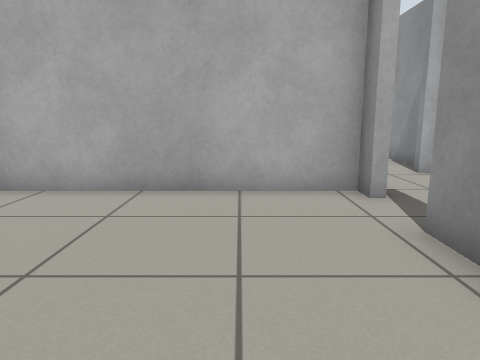
View 1 (above)

24 first-person views from a walk through a robot-simulator world made for Gazebo. The camera is 0.72 m above the floor, tilts 10° down and sees 70° across. The floor is counted in squares, 0.5 m on a side. Each view is taken from the middle of a square. On the plan, view 1 faces up. The plan holds only what a view shows up to about 15 squares ahead; the rest is blank. The place goes on beyond the plan.

View 2
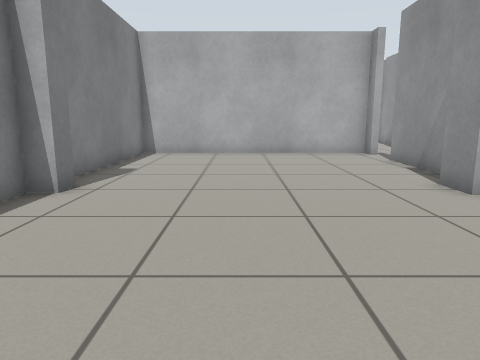

View 3
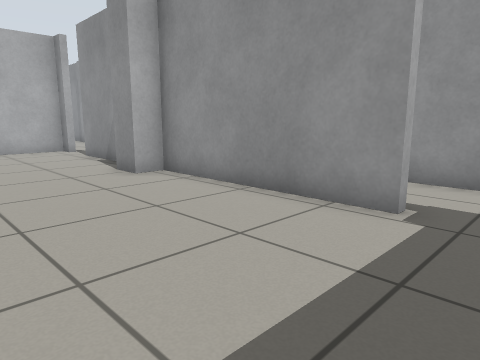

View 4
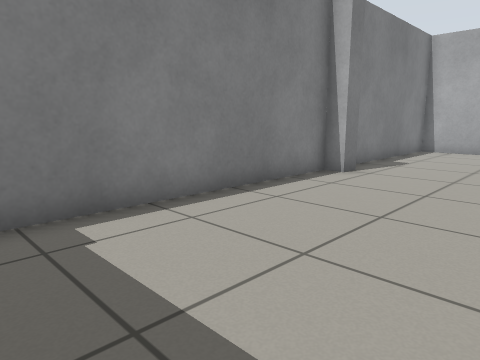

View 5
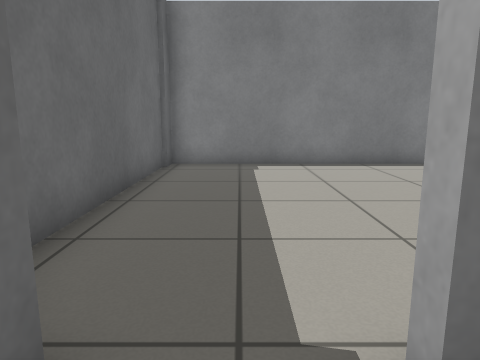

View 6
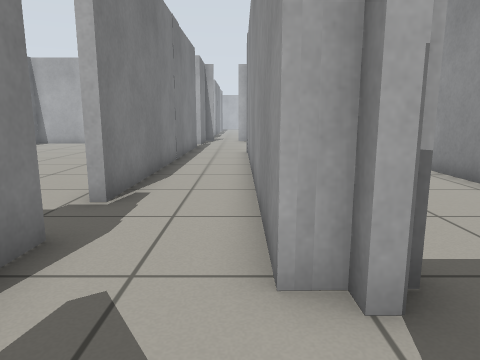

View 7
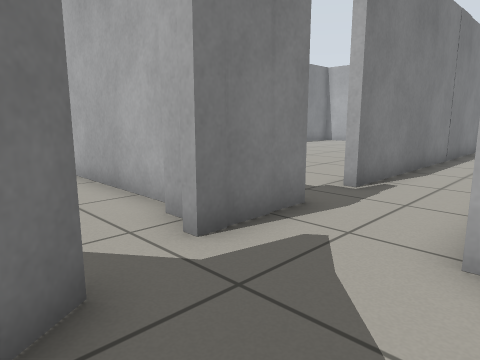

View 8
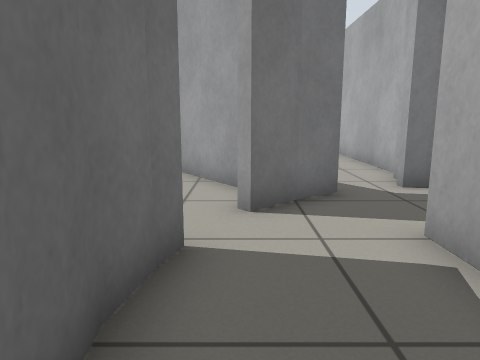

View 9
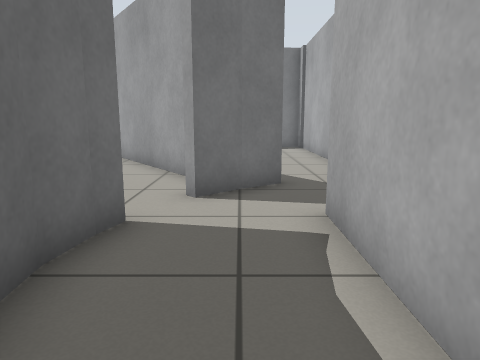

View 10
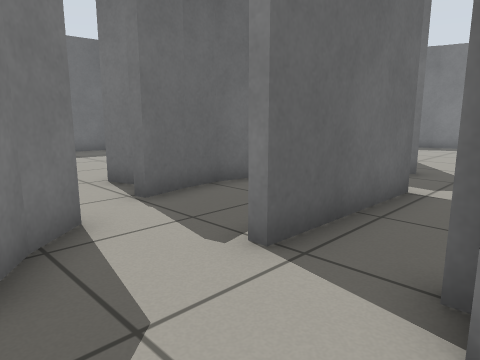

View 11
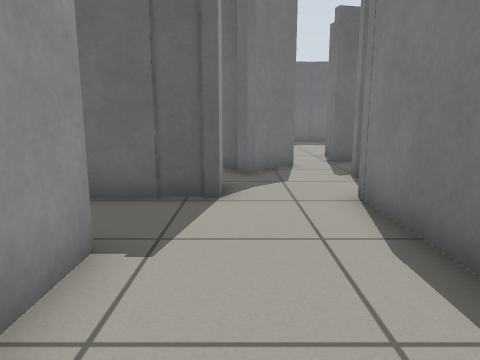

View 12
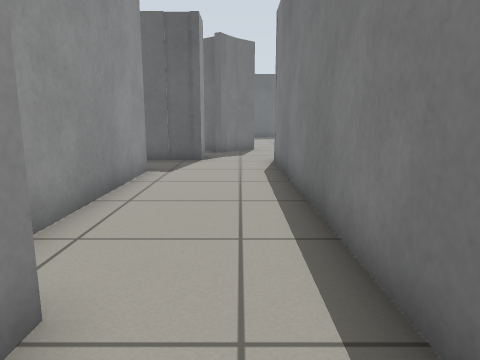

View 13
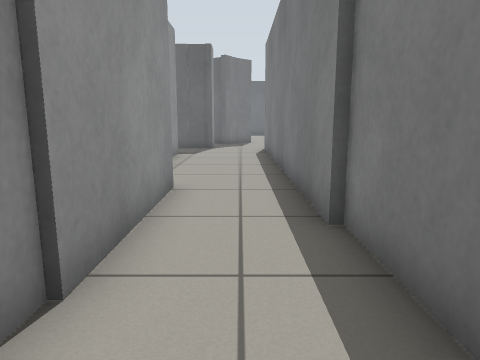

View 14
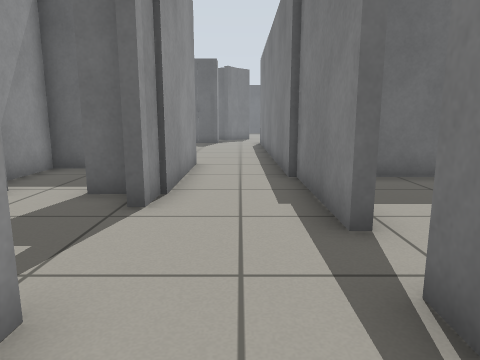

View 15
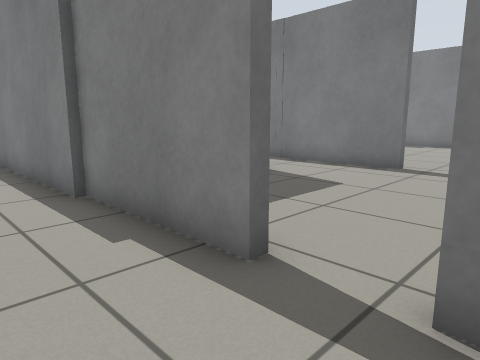

View 16
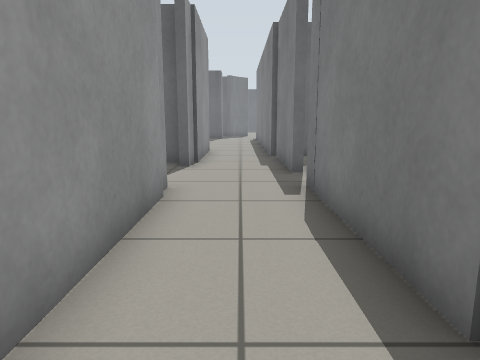

View 17
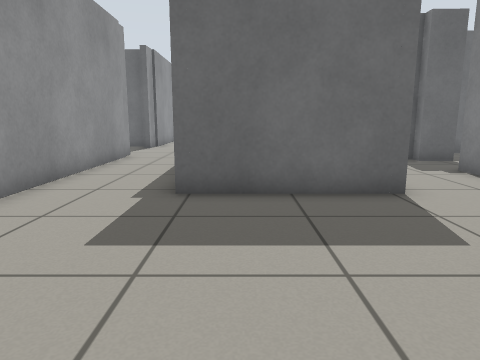

View 18
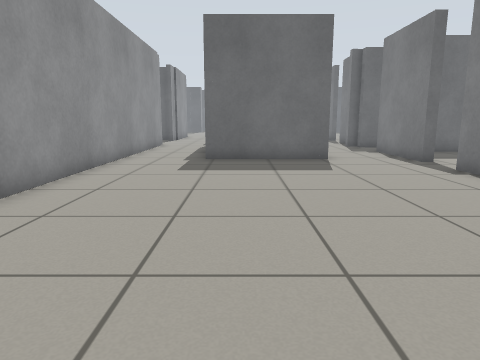

View 19
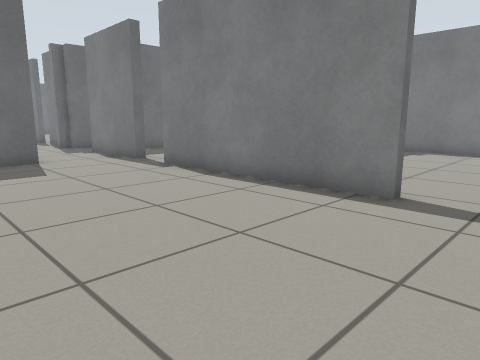

View 20
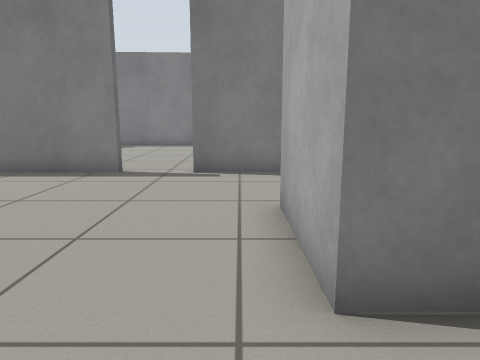

View 21
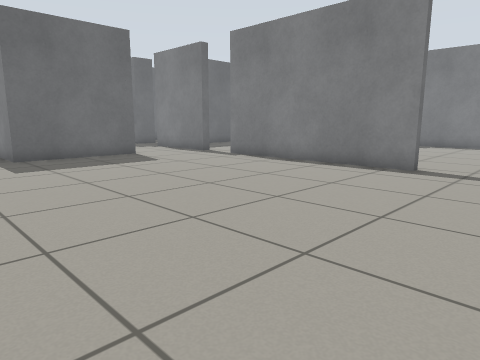

View 22
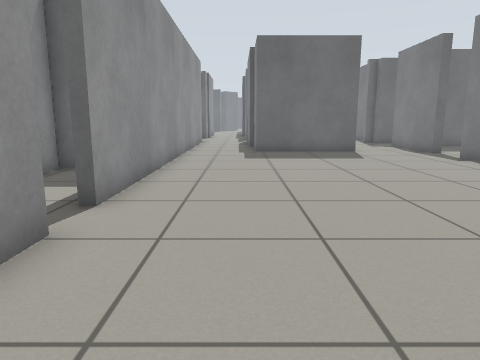

View 23
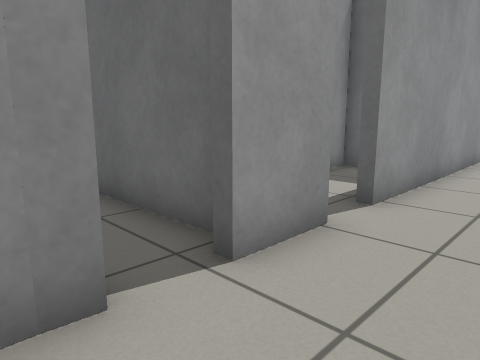

View 24
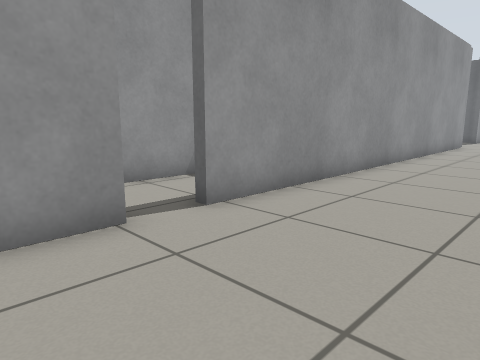

### Floor plan
Ten units are one square. View 1 is at (0, 0); x grows to the right and y downward. Boxes are objects, and circles mark ways between rooms. Rooms are numbered by the first view taken in them; rooms with no view inside come last. Other rooms are left out.
<svg viewBox="-77 -314 241 489">
<path fill="none" stroke="#000" d="M-66 6 -66 13M-72 13 -72 114 4 114M15 15 15 4M24 -9 24 -43M23 82 24 15M14 -69 -72 -69 -72 -5M71 -14 96 -14M27 -44 27 81M28 -62 24 -62 24 -69 14 -69M53 -93 48 -93M27 101 27 115M53 113 53 -8M23 100 27 101M10 118 -46 118M20 121 15 121M32 140 39 150M27 115 27 125M59 117 59 113 53 113M95 137 58 137M86 169 99 166M77 170 88 169M68 168 79 170M63 166 69 168M113 158 121 151M39 149 48 159M146 86 146 31M132 114 159 114M135 125 135 111M130 147 135 151M101 134 101 138M121 151 129 140M108 15 108 114M106 -58 106 -14M135 -77 135 -84M108 -15 108 15M106 -86 106 -74M135 14 135 -45M57 -154 103 -154 103 -134M27 -257 27 -181M22 -163 27 -163 27 -122M134 -267 134 -287M106 -130 106 -86M96 -297 64 -297M56 -108 55 -128M27 -302 27 -276M15 -100 27 -100 27 -95M135 -86 134 -255M96 -309 96 -297M134 -300 134 -307"/>
<circle cx="25" cy="-55" r="3" fill="#2a7"/>
<circle cx="25" cy="90" r="3" fill="#2a7"/>
<circle cx="40" cy="110" r="3" fill="#2a7"/>
<circle cx="105" cy="-65" r="3" fill="#2a7"/>
<circle cx="40" cy="-90" r="3" fill="#2a7"/>
<circle cx="50" cy="150" r="3" fill="#2a7"/>
<circle cx="110" cy="140" r="3" fill="#2a7"/>
<circle cx="120" cy="20" r="3" fill="#2a7"/>
<circle cx="120" cy="-80" r="3" fill="#2a7"/>
<text x="-30" y="20">1</text>
<text x="50" y="-20">2</text>
<text x="-10" y="150">3</text>
<text x="80" y="150">4</text>
<text x="140" y="100">5</text>
<text x="120" y="-50">6</text>
<text x="80" y="-210">7</text>
</svg>
Room 1 opens to room 2. Room 2 opens to room 3. Room 2 opens to room 6. Room 2 opens to room 7. Room 3 opens to room 4. Room 4 opens to room 5. Room 5 opens to room 6. Room 6 opens to room 7.

Where each view was taken, in squares from view 1:
view 1: 0 up, 0 right, facing up
view 2: 8 down, 3 left, facing up
view 3: 10 down, 3 left, facing up-right
view 4: 10 down, 2 left, facing up-left
view 5: 9 down, 4 right, facing left
view 6: 14 down, 5 right, facing up
view 7: 15 down, 6 right, facing up-left
view 8: 16 down, 10 right, facing left
view 9: 15 down, 11 right, facing left
view 10: 11 down, 13 right, facing down-left
view 11: 5 down, 13 right, facing down
view 12: 1 up, 12 right, facing down
view 13: 6 up, 12 right, facing down
view 14: 10 up, 12 right, facing down
view 15: 8 up, 13 right, facing down-left
view 16: 15 up, 12 right, facing down
view 17: 22 up, 9 right, facing down
view 18: 28 up, 9 right, facing down
view 19: 28 up, 9 right, facing down-left
view 20: 29 up, 12 right, facing left
view 21: 29 up, 13 right, facing down-left
view 22: 31 up, 11 right, facing down
view 23: 31 up, 11 right, facing down-right
view 24: 29 up, 9 right, facing down-right
